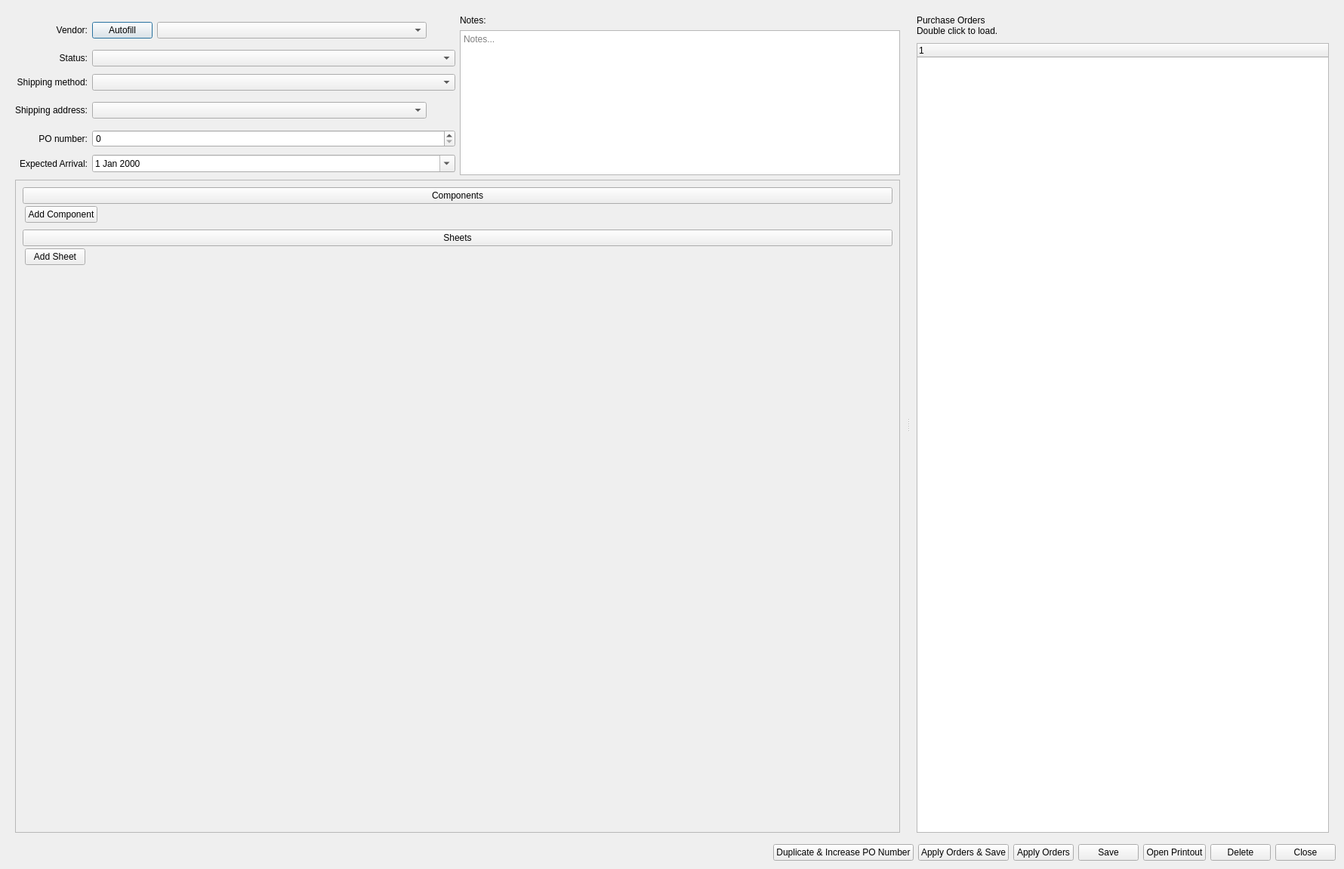
<?xml version="1.0" encoding="UTF-8"?>
<ui version="4.0">
 <class>Dialog</class>
 <widget class="QDialog" name="Dialog">
  <property name="geometry">
   <rect>
    <x>0</x>
    <y>0</y>
    <width>1780</width>
    <height>1151</height>
   </rect>
  </property>
  <property name="windowTitle">
   <string>Dialog</string>
  </property>
  <layout class="QVBoxLayout" name="verticalLayout_2" stretch="1,0">
   <item>
    <widget class="QSplitter" name="splitter">
     <property name="orientation">
      <enum>Qt::Orientation::Horizontal</enum>
     </property>
     <widget class="QWidget" name="layoutWidget">
      <layout class="QVBoxLayout" name="verticalLayout" stretch="0,1">
       <property name="leftMargin">
        <number>9</number>
       </property>
       <property name="topMargin">
        <number>9</number>
       </property>
       <property name="rightMargin">
        <number>9</number>
       </property>
       <property name="bottomMargin">
        <number>9</number>
       </property>
       <item>
        <layout class="QHBoxLayout" name="horizontalLayout" stretch="0,0">
         <item>
          <layout class="QGridLayout" name="gridLayout">
           <item row="1" column="2">
            <widget class="QComboBox" name="comboBox_status"/>
           </item>
           <item row="4" column="0">
            <widget class="QLabel" name="label">
             <property name="text">
              <string>PO number:</string>
             </property>
             <property name="alignment">
              <set>Qt::AlignmentFlag::AlignRight|Qt::AlignmentFlag::AlignTrailing|Qt::AlignmentFlag::AlignVCenter</set>
             </property>
             <property name="buddy">
              <cstring>doubleSpinBox_po_number</cstring>
             </property>
            </widget>
           </item>
           <item row="0" column="0">
            <widget class="QLabel" name="label_2">
             <property name="text">
              <string>Vendor:</string>
             </property>
             <property name="alignment">
              <set>Qt::AlignmentFlag::AlignRight|Qt::AlignmentFlag::AlignTrailing|Qt::AlignmentFlag::AlignVCenter</set>
             </property>
             <property name="buddy">
              <cstring>comboBox_vendor</cstring>
             </property>
            </widget>
           </item>
           <item row="3" column="0">
            <widget class="QLabel" name="label_3">
             <property name="text">
              <string>Shipping address:</string>
             </property>
             <property name="alignment">
              <set>Qt::AlignmentFlag::AlignRight|Qt::AlignmentFlag::AlignTrailing|Qt::AlignmentFlag::AlignVCenter</set>
             </property>
            </widget>
           </item>
           <item row="4" column="2">
            <widget class="QDoubleSpinBox" name="doubleSpinBox_po_number">
             <property name="decimals">
              <number>0</number>
             </property>
             <property name="maximum">
              <double>99999999999999.000000000000000</double>
             </property>
            </widget>
           </item>
           <item row="2" column="2">
            <widget class="QComboBox" name="comboBox_shipping_method"/>
           </item>
           <item row="5" column="0">
            <widget class="QLabel" name="label_6">
             <property name="text">
              <string>Expected Arrival:</string>
             </property>
             <property name="alignment">
              <set>Qt::AlignmentFlag::AlignRight|Qt::AlignmentFlag::AlignTrailing|Qt::AlignmentFlag::AlignVCenter</set>
             </property>
             <property name="buddy">
              <cstring>dateEdit_expected_arrival</cstring>
             </property>
            </widget>
           </item>
           <item row="1" column="0">
            <widget class="QLabel" name="label_5">
             <property name="text">
              <string>Status:</string>
             </property>
             <property name="alignment">
              <set>Qt::AlignmentFlag::AlignRight|Qt::AlignmentFlag::AlignTrailing|Qt::AlignmentFlag::AlignVCenter</set>
             </property>
             <property name="buddy">
              <cstring>comboBox_status</cstring>
             </property>
            </widget>
           </item>
           <item row="0" column="2">
            <layout class="QHBoxLayout" name="horizontalLayout_5" stretch="0,1,0">
             <property name="spacing">
              <number>6</number>
             </property>
             <property name="rightMargin">
              <number>0</number>
             </property>
             <item>
              <widget class="QPushButton" name="pushButton_autofill">
               <property name="text">
                <string>Autofill</string>
               </property>
              </widget>
             </item>
             <item>
              <widget class="QComboBox" name="comboBox_vendor"/>
             </item>
             <item>
              <widget class="QPushButton" name="pushButton_edit_vendor">
               <property name="maximumSize">
                <size>
                 <width>32</width>
                 <height>32</height>
                </size>
               </property>
               <property name="text">
                <string/>
               </property>
               <property name="flat">
                <bool>true</bool>
               </property>
              </widget>
             </item>
            </layout>
           </item>
           <item row="5" column="2">
            <widget class="QDateEdit" name="dateEdit_expected_arrival">
             <property name="calendarPopup">
              <bool>true</bool>
             </property>
            </widget>
           </item>
           <item row="2" column="0">
            <widget class="QLabel" name="label_8">
             <property name="text">
              <string>Shipping method:</string>
             </property>
             <property name="alignment">
              <set>Qt::AlignmentFlag::AlignRight|Qt::AlignmentFlag::AlignTrailing|Qt::AlignmentFlag::AlignVCenter</set>
             </property>
            </widget>
           </item>
           <item row="3" column="2">
            <layout class="QHBoxLayout" name="horizontalLayout_7">
             <item>
              <widget class="QComboBox" name="comboBox_shipping_address"/>
             </item>
             <item>
              <widget class="QPushButton" name="pushButton_edit_shipping_address">
               <property name="maximumSize">
                <size>
                 <width>32</width>
                 <height>32</height>
                </size>
               </property>
               <property name="text">
                <string/>
               </property>
               <property name="flat">
                <bool>true</bool>
               </property>
              </widget>
             </item>
            </layout>
           </item>
          </layout>
         </item>
         <item>
          <layout class="QGridLayout" name="gridLayout_4">
           <item row="0" column="0">
            <widget class="QLabel" name="label_7">
             <property name="text">
              <string>Notes:</string>
             </property>
             <property name="buddy">
              <cstring>textEdit_notes</cstring>
             </property>
            </widget>
           </item>
           <item row="1" column="0">
            <widget class="QTextEdit" name="textEdit_notes">
             <property name="placeholderText">
              <string>Notes...</string>
             </property>
            </widget>
           </item>
          </layout>
         </item>
        </layout>
       </item>
       <item>
        <widget class="QScrollArea" name="scrollArea">
         <property name="widgetResizable">
          <bool>true</bool>
         </property>
         <widget class="QWidget" name="scrollAreaWidgetContents">
          <property name="geometry">
           <rect>
            <x>0</x>
            <y>0</y>
            <width>1152</width>
            <height>837</height>
           </rect>
          </property>
          <layout class="QVBoxLayout" name="verticalLayout_8" stretch="0,1">
           <item>
            <layout class="QVBoxLayout" name="verticalLayout_3" stretch="0,0">
             <item>
              <layout class="QVBoxLayout" name="verticalLayout_4">
               <property name="spacing">
                <number>0</number>
               </property>
               <item>
                <widget class="QPushButton" name="pushButton_components">
                 <property name="cursor">
                  <cursorShape>PointingHandCursor</cursorShape>
                 </property>
                 <property name="text">
                  <string>Components</string>
                 </property>
                 <property name="checkable">
                  <bool>true</bool>
                 </property>
                </widget>
               </item>
               <item>
                <widget class="QWidget" name="widget_components" native="true">
                 <layout class="QVBoxLayout" name="verticalLayout_5" stretch="1,0">
                  <property name="leftMargin">
                   <number>0</number>
                  </property>
                  <property name="topMargin">
                   <number>0</number>
                  </property>
                  <property name="rightMargin">
                   <number>0</number>
                  </property>
                  <property name="bottomMargin">
                   <number>0</number>
                  </property>
                  <item>
                   <layout class="QVBoxLayout" name="layout_components"/>
                  </item>
                  <item>
                   <layout class="QHBoxLayout" name="horizontalLayout_2">
                    <property name="leftMargin">
                     <number>3</number>
                    </property>
                    <property name="topMargin">
                     <number>3</number>
                    </property>
                    <property name="rightMargin">
                     <number>3</number>
                    </property>
                    <property name="bottomMargin">
                     <number>3</number>
                    </property>
                    <item>
                     <widget class="QPushButton" name="pushButto_add_component">
                      <property name="text">
                       <string>Add Component</string>
                      </property>
                     </widget>
                    </item>
                    <item>
                     <spacer name="horizontalSpacer">
                      <property name="orientation">
                       <enum>Qt::Orientation::Horizontal</enum>
                      </property>
                      <property name="sizeHint" stdset="0">
                       <size>
                        <width>40</width>
                        <height>20</height>
                       </size>
                      </property>
                     </spacer>
                    </item>
                   </layout>
                  </item>
                 </layout>
                </widget>
               </item>
              </layout>
             </item>
             <item>
              <layout class="QVBoxLayout" name="verticalLayout_6">
               <property name="spacing">
                <number>0</number>
               </property>
               <item>
                <widget class="QPushButton" name="pushButton_sheets">
                 <property name="cursor">
                  <cursorShape>PointingHandCursor</cursorShape>
                 </property>
                 <property name="text">
                  <string>Sheets</string>
                 </property>
                 <property name="checkable">
                  <bool>true</bool>
                 </property>
                </widget>
               </item>
               <item>
                <widget class="QWidget" name="widget_sheets" native="true">
                 <layout class="QVBoxLayout" name="verticalLayout_7" stretch="1,0">
                  <property name="leftMargin">
                   <number>0</number>
                  </property>
                  <property name="topMargin">
                   <number>0</number>
                  </property>
                  <property name="rightMargin">
                   <number>0</number>
                  </property>
                  <property name="bottomMargin">
                   <number>0</number>
                  </property>
                  <item>
                   <layout class="QVBoxLayout" name="layout_sheets"/>
                  </item>
                  <item>
                   <layout class="QHBoxLayout" name="horizontalLayout_4">
                    <property name="leftMargin">
                     <number>3</number>
                    </property>
                    <property name="topMargin">
                     <number>3</number>
                    </property>
                    <property name="rightMargin">
                     <number>3</number>
                    </property>
                    <property name="bottomMargin">
                     <number>3</number>
                    </property>
                    <item>
                     <widget class="QPushButton" name="pushButton_add_sheet">
                      <property name="text">
                       <string>Add Sheet</string>
                      </property>
                     </widget>
                    </item>
                    <item>
                     <spacer name="horizontalSpacer_2">
                      <property name="orientation">
                       <enum>Qt::Orientation::Horizontal</enum>
                      </property>
                      <property name="sizeHint" stdset="0">
                       <size>
                        <width>40</width>
                        <height>20</height>
                       </size>
                      </property>
                     </spacer>
                    </item>
                   </layout>
                  </item>
                 </layout>
                </widget>
               </item>
              </layout>
             </item>
            </layout>
           </item>
           <item>
            <spacer name="verticalSpacer">
             <property name="orientation">
              <enum>Qt::Orientation::Vertical</enum>
             </property>
             <property name="sizeHint" stdset="0">
              <size>
               <width>20</width>
               <height>40</height>
              </size>
             </property>
            </spacer>
           </item>
          </layout>
         </widget>
        </widget>
       </item>
      </layout>
     </widget>
     <widget class="QWidget" name="verticalLayoutWidget">
      <layout class="QVBoxLayout" name="verticalLayout_9" stretch="0,0">
       <property name="spacing">
        <number>9</number>
       </property>
       <property name="leftMargin">
        <number>9</number>
       </property>
       <property name="topMargin">
        <number>9</number>
       </property>
       <property name="rightMargin">
        <number>9</number>
       </property>
       <property name="bottomMargin">
        <number>9</number>
       </property>
       <item>
        <layout class="QHBoxLayout" name="horizontalLayout_6">
         <item>
          <widget class="QLabel" name="label_9">
           <property name="text">
            <string>Purchase Orders
Double click to load.</string>
           </property>
          </widget>
         </item>
         <item>
          <widget class="QPushButton" name="pushButton_refresh_purchase_orders">
           <property name="maximumSize">
            <size>
             <width>35</width>
             <height>35</height>
            </size>
           </property>
           <property name="text">
            <string/>
           </property>
           <property name="flat">
            <bool>true</bool>
           </property>
          </widget>
         </item>
        </layout>
       </item>
       <item>
        <widget class="QTreeWidget" name="treeWidget_purchase_orders">
         <column>
          <property name="text">
           <string notr="true">1</string>
          </property>
         </column>
        </widget>
       </item>
      </layout>
     </widget>
    </widget>
   </item>
   <item>
    <layout class="QHBoxLayout" name="horizontalLayout_3">
     <item>
      <spacer name="horizontalSpacer_3">
       <property name="orientation">
        <enum>Qt::Orientation::Horizontal</enum>
       </property>
       <property name="sizeHint" stdset="0">
        <size>
         <width>40</width>
         <height>20</height>
        </size>
       </property>
      </spacer>
     </item>
     <item>
      <widget class="QPushButton" name="pushButton_duplicate">
       <property name="text">
        <string>Duplicate &amp;&amp; Increase PO Number</string>
       </property>
      </widget>
     </item>
     <item>
      <widget class="QPushButton" name="pushButton_save_and_apply_orders">
       <property name="text">
        <string>Apply Orders &amp;&amp; Save</string>
       </property>
      </widget>
     </item>
     <item>
      <widget class="QPushButton" name="pushButton_apply_orders">
       <property name="text">
        <string>Apply Orders</string>
       </property>
      </widget>
     </item>
     <item>
      <widget class="QPushButton" name="pushButton_save">
       <property name="text">
        <string>Save</string>
       </property>
      </widget>
     </item>
     <item>
      <widget class="QPushButton" name="pushButton_print">
       <property name="text">
        <string>Open Printout</string>
       </property>
       <property name="shortcut">
        <string>Ctrl+P</string>
       </property>
      </widget>
     </item>
     <item>
      <widget class="QPushButton" name="pushButton_delete">
       <property name="text">
        <string>Delete</string>
       </property>
      </widget>
     </item>
     <item>
      <widget class="QPushButton" name="pushButton_close">
       <property name="text">
        <string>Close</string>
       </property>
      </widget>
     </item>
    </layout>
   </item>
  </layout>
 </widget>
 <resources/>
 <connections>
  <connection>
   <sender>pushButton_components</sender>
   <signal>clicked(bool)</signal>
   <receiver>widget_components</receiver>
   <slot>setVisible(bool)</slot>
   <hints>
    <hint type="sourcelabel">
     <x>449</x>
     <y>255</y>
    </hint>
    <hint type="destinationlabel">
     <x>437</x>
     <y>294</y>
    </hint>
   </hints>
  </connection>
  <connection>
   <sender>pushButton_sheets</sender>
   <signal>clicked(bool)</signal>
   <receiver>widget_sheets</receiver>
   <slot>setVisible(bool)</slot>
   <hints>
    <hint type="sourcelabel">
     <x>414</x>
     <y>454</y>
    </hint>
    <hint type="destinationlabel">
     <x>425</x>
     <y>520</y>
    </hint>
   </hints>
  </connection>
 </connections>
</ui>
